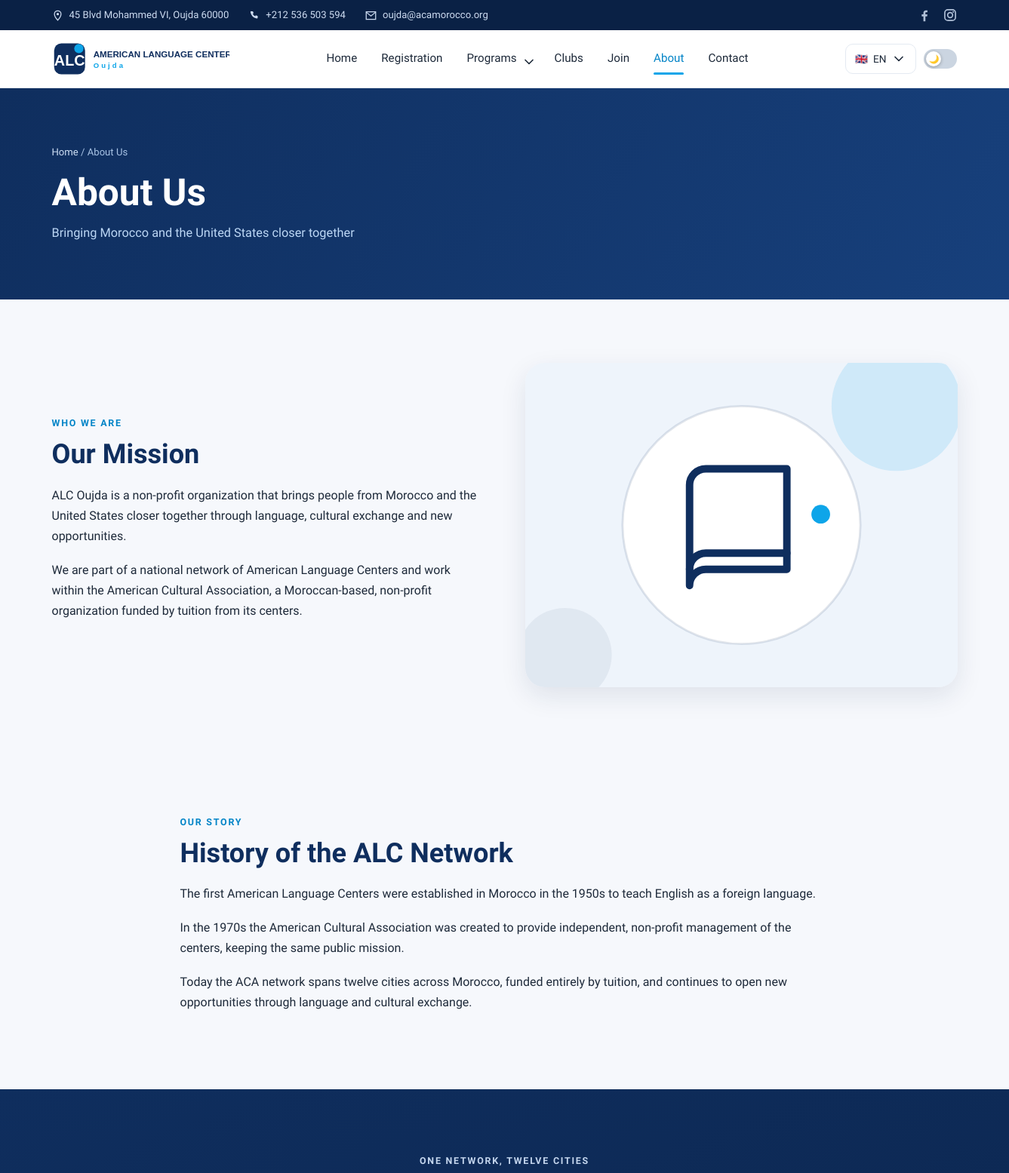
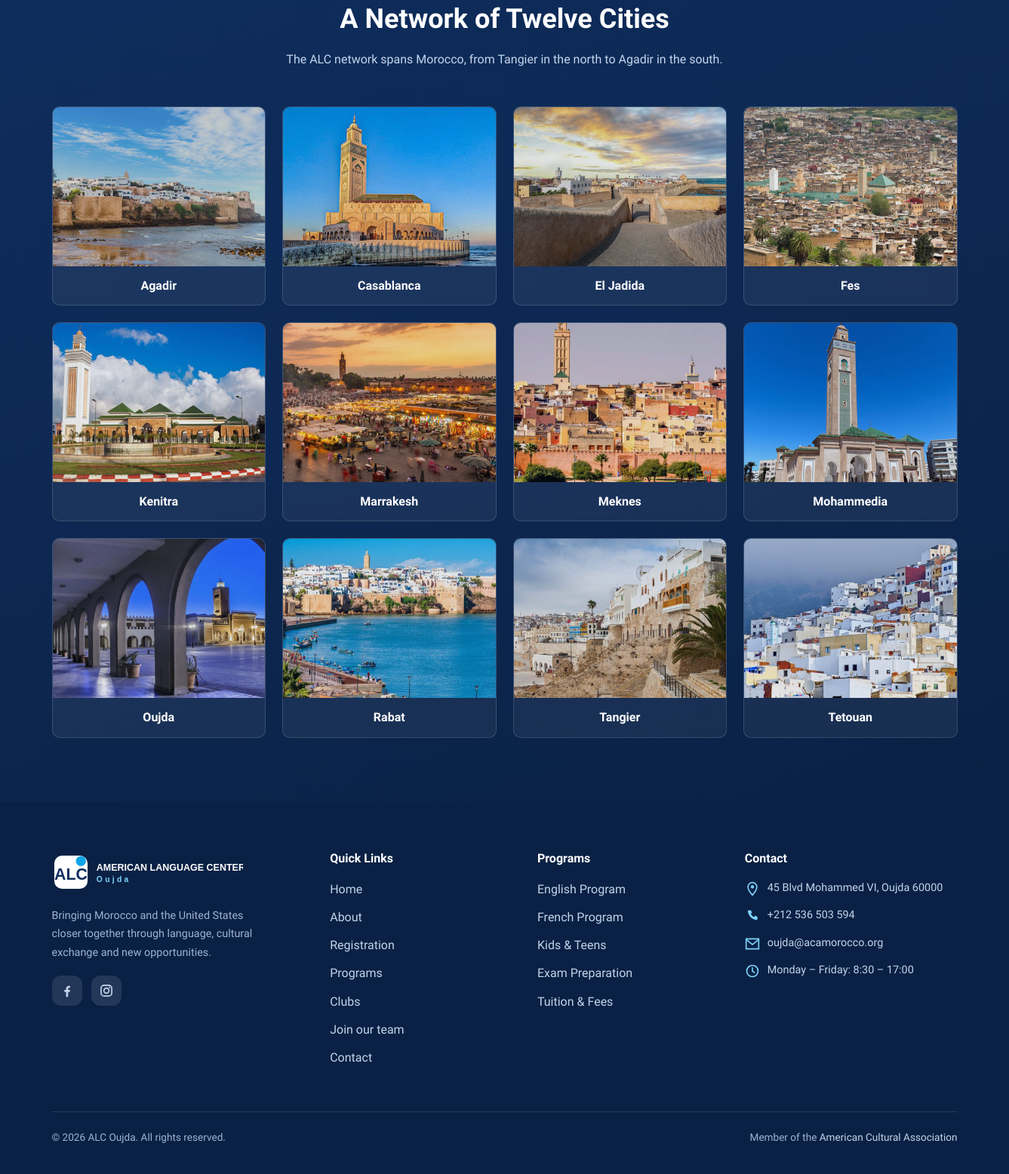
Page /about.php on the committed database (2 pictures, top to bottom).
### tables this page shows
CREATE TABLE IF NOT EXISTS content_blocks (
  id INT AUTO_INCREMENT PRIMARY KEY,
  page_slug VARCHAR(40) NOT NULL,
  block_key VARCHAR(60) NOT NULL,
  label VARCHAR(160) NOT NULL,
  block_type ENUM('text','richtext','image','stat') NOT NULL DEFAULT 'text',
  content TEXT,
  image_path VARCHAR(255),
  sort_order INT NOT NULL DEFAULT 0,
  updated_at DATETIME NOT NULL DEFAULT CURRENT_TIMESTAMP ON UPDATE CURRENT_TIMESTAMP,
  UNIQUE KEY page_block (page_slug, block_key)
);

CREATE TABLE IF NOT EXISTS network_centers (
  id INT AUTO_INCREMENT PRIMARY KEY,
  name VARCHAR(80) NOT NULL,
  image_path VARCHAR(255) NOT NULL,
  website_url VARCHAR(255) DEFAULT '',
  sort_order INT NOT NULL DEFAULT 0,
  UNIQUE KEY name (name)
);

### includes/db.php (called while the page is built, shortened)
<?php
function db(): PDO
{
    static $pdo = null;
    if ($pdo === null) {
        $dsn = 'mysql:host=' . DB_HOST . ';dbname=' . DB_NAME . ';charset=utf8mb4';
        try {
            $pdo = new PDO($dsn, DB_USER, DB_PASS, [
                PDO::ATTR_ERRMODE            => PDO::ERRMODE_EXCEPTION,
                PDO::ATTR_DEFAULT_FETCH_MODE => PDO::FETCH_ASSOC,
                PDO::ATTR_EMULATE_PREPARES   => false,
            ]);
        } catch (PDOException $e) {
            http_response_code(500);
            die('Database connection failed. Check includes/config.php.');
        }
    }
    return $pdo;
}

### about.php (the view, shortened to what this page needs)
<?php
require_once __DIR__ . '/includes/functions.php';
$blocks = get_blocks_for_page('about');
require __DIR__ . '/includes/header.php';
$siteName = get_setting('site_name', 'American Language Center');
$centers  = db()->query('SELECT * FROM network_centers ORDER BY sort_order ASC')->fetchAll();
?>
<section class="section">
  <div class="wrap split">
    <div class="split-copy reveal">
      <p class="eyebrow">Who we are</p>
      <h2>Our Mission</h2>
      <?= block_richtext($blocks, 'mission') ?>
    </div>
    <div class="split-media reveal">
      <?php $missionImage = block_image($blocks, 'mission_image', 'assets/img/about.svg'); ?>
      <?php if ($missionImage): ?>
        <div class="media-frame wide rounded-lg"><img src="<?= h(asset($missionImage)) ?>" alt="<?= h($siteName) ?>"></div>
      <?php endif; ?>
    </div>
  </div>
</section>
<section class="section">
  <div class="wrap-narrow">
    <div class="reveal">
      <p class="eyebrow">Our story</p>
      <h2>History of the ALC Network</h2>
      <?= block_richtext($blocks, 'history') ?>
    </div>
  </div>
</section>
<?php if ($centers): ?>
<section class="section section-navy">
  <div class="wrap">
    <div class="section-head reveal">
      <p class="eyebrow">One network, twelve cities</p>
      <h2>A Network of Twelve Cities</h2>
      <?= block_richtext($blocks, 'network_intro') ?>
    </div>
    <div class="col-4">
      <?php foreach ($centers as $center): ?>
        <?php if (!empty($center['website_url'])): ?>
          <a class="city-card reveal" href="<?= h($center['website_url']) ?>" target="_blank" rel="noopener">
            <?php if ($center['image_path']): ?>
              <img src="<?= h(asset($center['image_path'])) ?>" alt="ALC <?= h($center['name']) ?>" loading="lazy">
            <?php endif; ?>
            <span><?= h($center['name']) ?></span>
          </a>
        <?php else: ?>
          <div class="city-card reveal">
            <?php if ($center['image_path']): ?>
              <img src="<?= h(asset($center['image_path'])) ?>" alt="ALC <?= h($center['name']) ?>" loading="lazy">
            <?php endif; ?>
            <span><?= h($center['name']) ?></span>
          </div>
        <?php endif; ?>
      <?php endforeach; ?>
    </div>
  </div>
</section>
<?php endif; ?>
<?php require __DIR__ . '/includes/footer.php'; ?>

### assets/css/site.css (style rules this page uses)
*, *::before, *::after { box-sizing: border-box; }
html { scroll-behavior: smooth; -webkit-text-size-adjust: 100%; }
body { margin: 0; font-family: var(--font); font-size: 16px; line-height: 1.7; color: var(--text); background: var(--bg); overflow-x: hidden; }
img { max-width: 100%; display: block; height: auto; }
h1, h2, h3, h4 { color: var(--heading); line-height: 1.2; font-weight: 700; margin: 0 0 .5em; }
h2 { font-size: clamp(1.6rem, 2.7vw, 2.3rem); }
p { margin: 0 0 1.1em; }
.wrap { width: min(100% - 40px, var(--wrap)); margin-inline: auto; }
.wrap-narrow { width: min(100% - 40px, 860px); margin-inline: auto; }
.section { padding: 84px 0; }
.section-navy { background: linear-gradient(160deg, var(--navy) 0%, var(--navy-deep) 100%); color: #dce8f7; }
.section-navy h2, .section-navy h3 { color: #fff; }
.section-head { max-width: 720px; margin: 0 auto 48px; text-align: center; }
.section-head p { color: var(--muted); }
.section-navy .section-head p { color: #c4d6ee; }
.eyebrow { text-transform: uppercase; letter-spacing: .14em; font-size: .78rem; font-weight: 700; color: var(--accent-dark); margin-bottom: 10px; }
.section-navy .eyebrow { color: #7dd3fc; }
.col-4 { display: grid; grid-template-columns: repeat(4, 1fr); gap: 22px; }
.split { display: grid; grid-template-columns: 1fr 1fr; gap: 54px; align-items: center; }
.media-frame { border-radius: var(--radius); overflow: hidden; box-shadow: var(--shadow); }
.media-frame img { width: 100%; height: 100%; object-fit: cover; }
.media-frame.wide { aspect-ratio: 4 / 3; }
.media-frame.rounded-lg { border-radius: var(--radius-lg); }
.city-card { display: flex; flex-direction: column; border-radius: var(--radius-sm); overflow: hidden; background: rgba(255,255,255,.06); border: 1px solid rgba(255,255,255,.14); transition: .25s; color: #fff; }
.city-card img { aspect-ratio: 4 / 3; object-fit: cover; width: 100%; opacity: .9; }
.city-card span { padding: 12px; text-align: center; font-weight: 600; }
.reveal { opacity: 0; transform: translateY(26px); transition: opacity .7s ease, transform .7s ease; }
.reveal.in { opacity: 1; transform: none; }

### rows in the picture
content_blocks: content "ALC Oujda is a non-profit organization that brings people from Morocco and the United States closer together through language, cultural exchange and new opportunities. We are part of a national network of American Language Centers and work within the American Cultural Association, a Moroccan-based, non-profit organization funded by tuition from its centers."
content_blocks: image_path (picture)
content_blocks: content "The first American Language Centers were established in Morocco in the 1950s to teach English as a foreign language. In the 1970s the American Cultural Association was created to provide independent, non-profit management of the centers, keeping the same public mission. Today the ACA network spans twelve cities across Morocco, funded entirely by tuition, and continues to open new opportunities through language and cultural exchange."
content_blocks: content "The ALC network spans Morocco, from Tangier in the north to Agadir in the south."
network_centers: image_path (picture), name "Agadir"
network_centers: image_path (picture), name "Casablanca"
network_centers: image_path (picture), name "El Jadida"
network_centers: image_path (picture), name "Fes"
network_centers: image_path (picture), name "Kenitra"
network_centers: image_path (picture), name "Marrakesh"
network_centers: image_path (picture), name "Meknes"
network_centers: image_path (picture), name "Mohammedia"
network_centers: image_path (picture), name "Oujda"
network_centers: image_path (picture), name "Rabat"
network_centers: image_path (picture), name "Tangier"
network_centers: image_path (picture), name "Tetouan"

### other values in the picture
$address "45 Blvd Mohammed VI, Oujda 60000"
$phone "+212 536 503 594"
$email "oujda@acamorocco.org"
$item['label'] "Home"
$item['label'] "Registration"
$item['label'] "Programs"
$item['label'] "Clubs"
$item['label'] "Join"
$item['label'] "About"
$item['label'] "Contact"
$pageTitle "About Us"
$pageCaption "Bringing Morocco and the United States closer together"
$item['label'] "Join our team"
$item['label'] "English Program"
$item['label'] "French Program"
